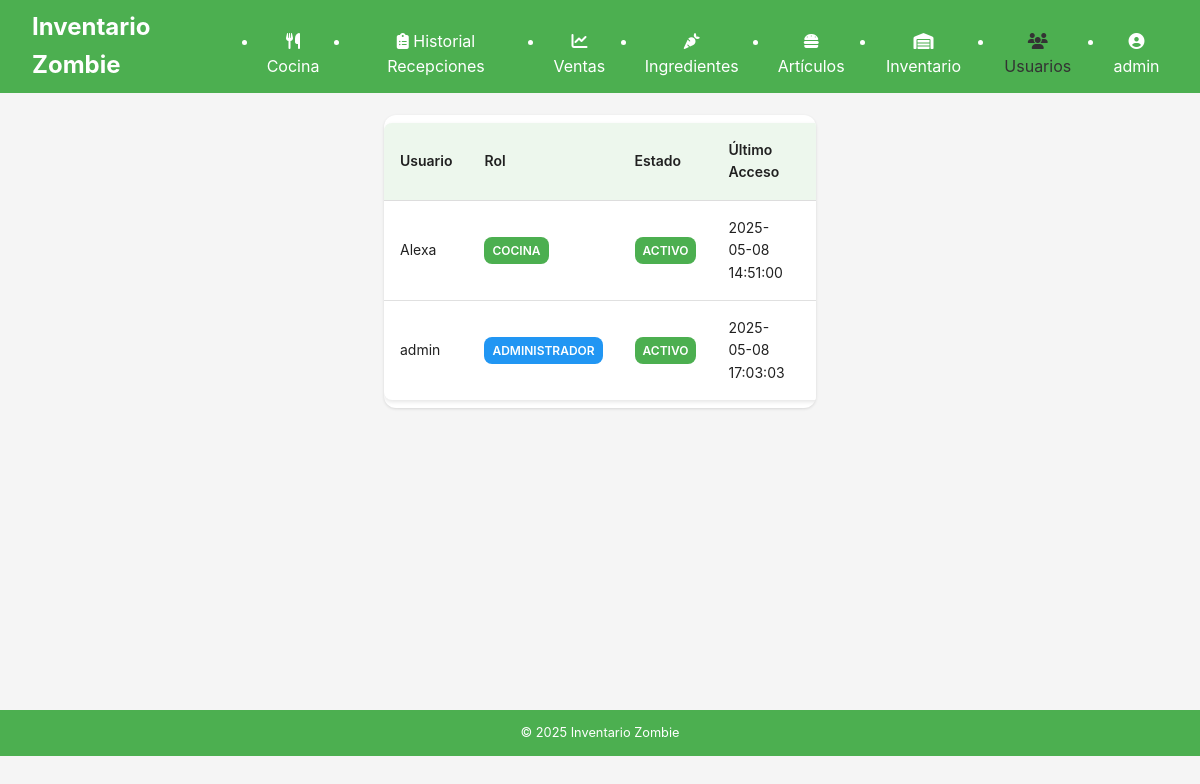
Page /auth/usuarios (signed in) on the earlier database version.
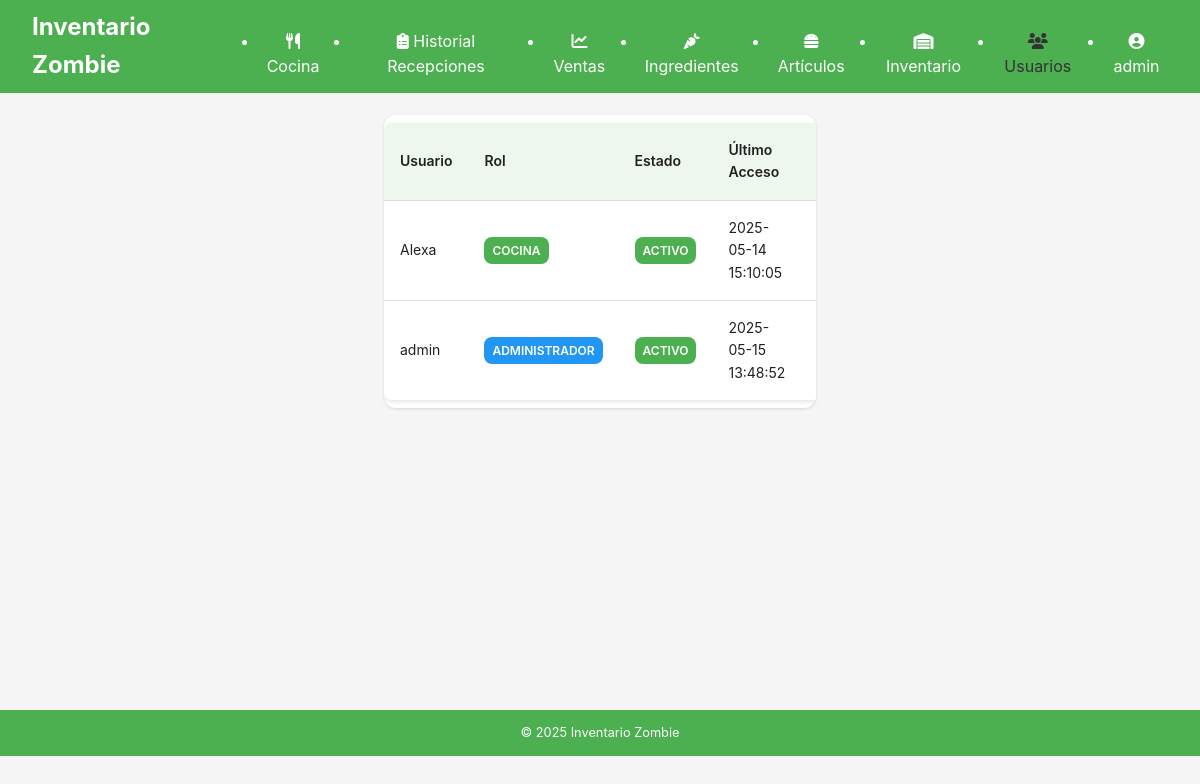
Same page on the later database version.
### tables this page shows
CREATE TABLE Usuarios (
        id INTEGER PRIMARY KEY AUTOINCREMENT,
        nombre TEXT NOT NULL UNIQUE,
        contrasena_hash TEXT NOT NULL,
        pin TEXT,
        rol TEXT NOT NULL,
        activo BOOLEAN NOT NULL DEFAULT 1,
        fecha_creacion TEXT NOT NULL,
        ultimo_acceso TEXT,
        intentos_fallidos INTEGER DEFAULT 0
    );

### routes/auth.py (the view)
@auth_bp.route('/usuarios')
@login_required
@admin_required
def lista_usuarios():
    conn = get_db_connection()
    usuarios = conn.execute('SELECT * FROM Usuarios ORDER BY nombre').fetchall()
    conn.close()
    return render_template('auth/usuarios.html', usuarios=usuarios)

### app.py (called while the page is built)
@login_manager.user_loader
def load_user(user_id):
    from routes.auth import User
    return User.get_by_id(user_id)

@app.template_global()
def now():
    return datetime.datetime.now()

@app.after_request
def add_cors_headers(response):
    response.headers.add('Access-Control-Allow-Origin', '*')
    response.headers.add('Access-Control-Allow-Headers', 'Content-Type,Authorization')
    response.headers.add('Access-Control-Allow-Methods', 'GET,PUT,POST,DELETE,OPTIONS')
    return response

### database.py (called while the page is built)
def get_db_connection():
    try:
        from flask import current_app
        db_path = current_app.config['DATABASE']
    except RuntimeError:
        import os
        root_dir = os.path.dirname(os.path.dirname(os.path.abspath(__file__)))
        db_path = os.path.join(root_dir, 'instance', 'inventario_zombie.sqlite')
        print(f"Connecting to database at: {db_path}")
    conn = sqlite3.connect(db_path, detect_types=sqlite3.PARSE_DECLTYPES)
    conn.row_factory = sqlite3.Row
    return conn

### templates/auth/usuarios.html (shortened to what this page needs)
{% extends "layout.html" %}
{% block content %}
<div class="users-container">
    <div class="users-header">
        <h2>Gestión de Usuarios</h2>
        <a href="{{ url_for('auth.nuevo_usuario') }}" class="btn btn-new">
        </a>
    </div>
    <div class="users-table-container">
        <table class="users-table">
            <thead>
                <tr>
                    <th>Usuario</th>
                    <th>Rol</th>
                    <th>Estado</th>
                    <th>Último Acceso</th>
                    <th>Intentos Fallidos</th>
                </tr>
            </thead>
            <tbody>
                {% for usuario in usuarios %}
                <tr>
                    <td data-label="Usuario">{{ usuario.nombre }}</td>
                    <td data-label="Rol">
                        {% if usuario.rol == 'admin' %}
                        <span class="badge badge-admin">Administrador</span>
                        {% else %}
                        <span class="badge badge-cocina">Cocina</span>
                        {% endif %}
                    </td>
                    <td data-label="Estado">
                        {% if usuario.activo %}
                        <span class="badge" style="background-color: var(--success-color); color: white;">Activo</span>
                        {% else %}
                        <span class="badge badge-inactive">Inactivo</span>
                        {% endif %}
                    </td>
                    <td data-label="Último Acceso">{{ usuario.ultimo_acceso if usuario.ultimo_acceso else 'Nunca' }}</td>
                    <td data-label="Intentos Fallidos" class="login-attempts">
                    </td>
                </tr>
                {% endfor %}
            </tbody>
        </table>
    </div>
</div>
{% endblock %}

### templates/layout.html (shortened to what this page needs)
<!DOCTYPE html>
<html lang="es">
<head>
    <link rel="stylesheet" href="{{ url_for('static', filename='css/main.css') }}">
    <link rel="stylesheet" href="https://cdnjs.cloudflare.com/ajax/libs/font-awesome/6.1.1/css/all.min.css">
</head>
<body>
    <header>
        <nav>
            <div class="logo">
                <a href="{{ url_for('index') }}">Inventario Zombie</a>
            </div>
            <ul class="nav-links">
                {% if current_user.is_authenticated %}
                    {% if current_user.rol == 'admin' %}
                        <li><a href="{{ url_for('recepciones_web.formulario') }}"><i class="fas fa-utensils"></i> Cocina</a></li>
                        <li><a href="{{ url_for('recepciones_web.historial') }}"><i class="fas fa-clipboard-list"></i> Historial Recepciones</a></li>
                        <li><a href="{{ url_for('ventas_web.lista') }}"><i class="fas fa-chart-line"></i> Ventas</a></li>
                        <li><a href="{{ url_for('ingredientes_web.index') }}"><i class="fas fa-carrot"></i> Ingredientes</a></li>
                        <li><a href="{{ url_for('articulos_web.index') }}"><i class="fas fa-hamburger"></i> Artículos</a></li>
                        <li><a href="{{ url_for('inventario_web.dashboard') }}"><i class="fas fa-warehouse"></i> Inventario</a></li>
                        <li><a href="{{ url_for('auth.lista_usuarios') }}"><i class="fas fa-users"></i> Usuarios</a></li>
                    {% elif current_user.rol == 'cocina' %}
                        <li><a href="{{ url_for('recepciones_web.formulario') }}"><i class="fas fa-utensils"></i> Recepción</a></li>
                        <li><a href="{{ url_for('recepciones_web.historial') }}"><i class="fas fa-clipboard-list"></i> Historial</a></li>
                    {% endif %}
                    <li class="user-menu">
                        <a href="#"><i class="fas fa-user-circle"></i> {{ current_user.nombre }}</a>
                    </li>
                {% else %}
                    <li><a href="{{ url_for('auth.login') }}"><i class="fas fa-sign-in-alt"></i> Iniciar Sesión</a></li>
                {% endif %}
            </ul>
        </nav>
    </header>
    <main class="container">
        {% block content %}{% endblock %}
    </main>
    <footer>
        <p>&copy; {{ now().year }} Inventario Zombie</p>
    </footer>
</body>
</html>

Differences in the rows shown:
changed Usuarios "admin": ultimo_acceso "2025-05-08 17:03:03" → "2025-05-15 13:48:52"
changed Usuarios "Alexa": ultimo_acceso "2025-05-08 14:51:00" → "2025-05-14 15:10:05"
